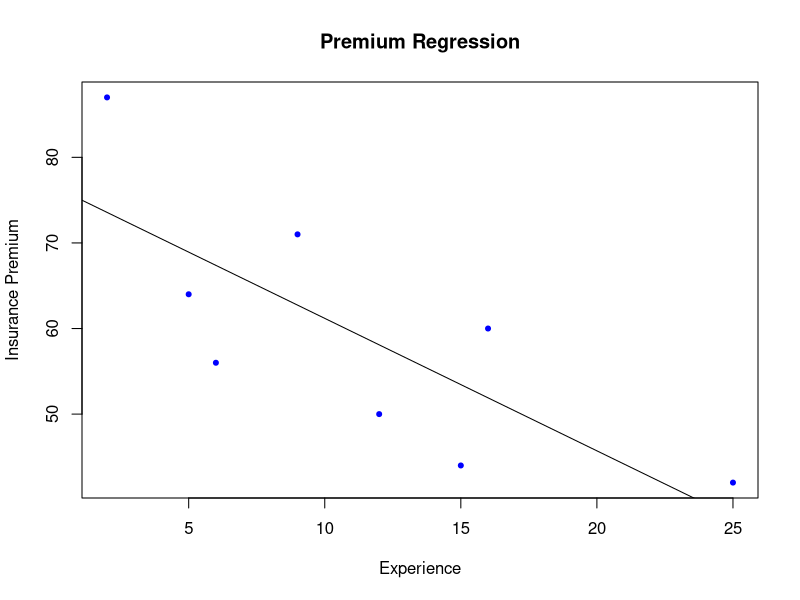
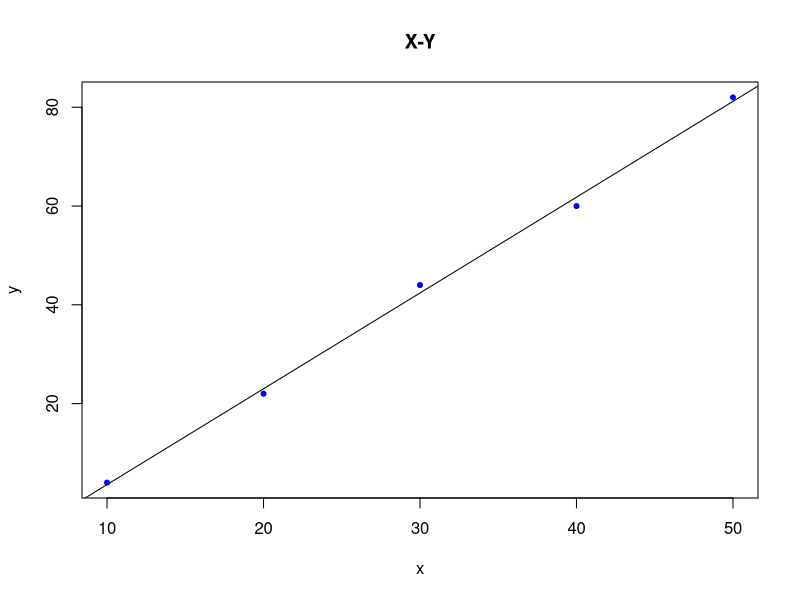
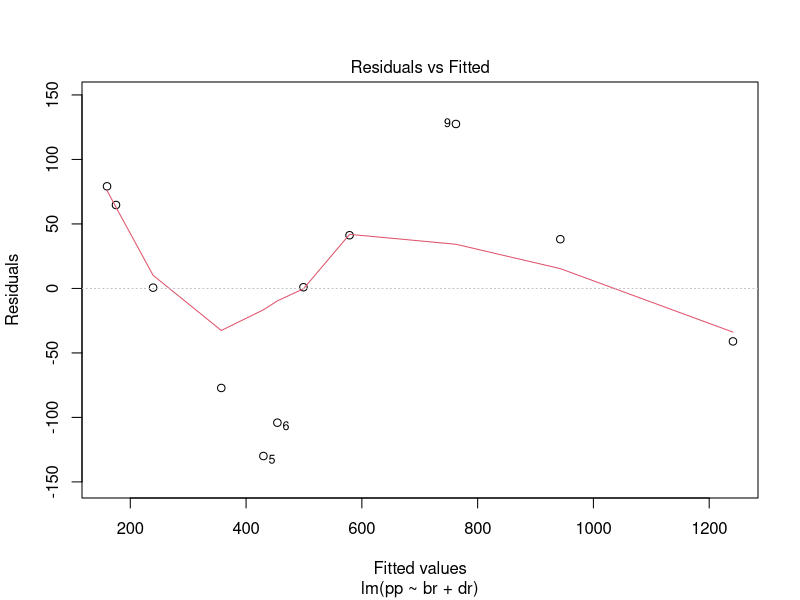
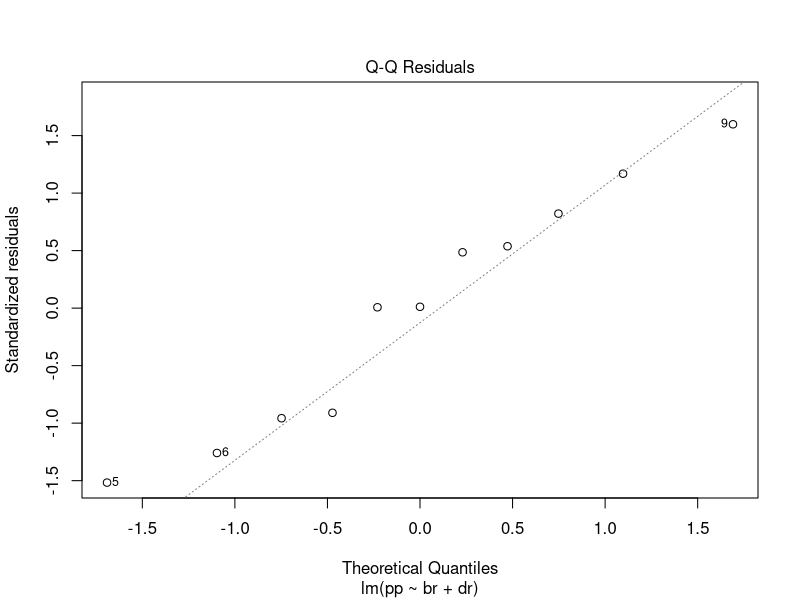
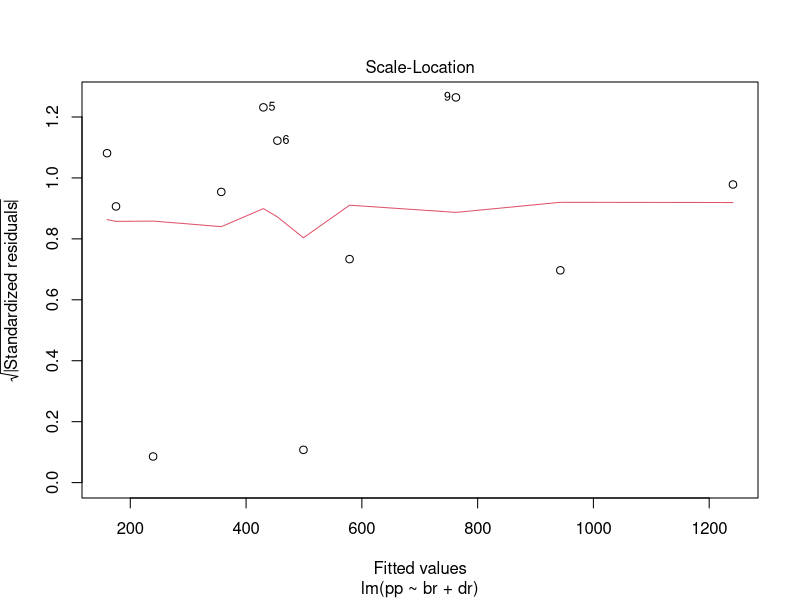
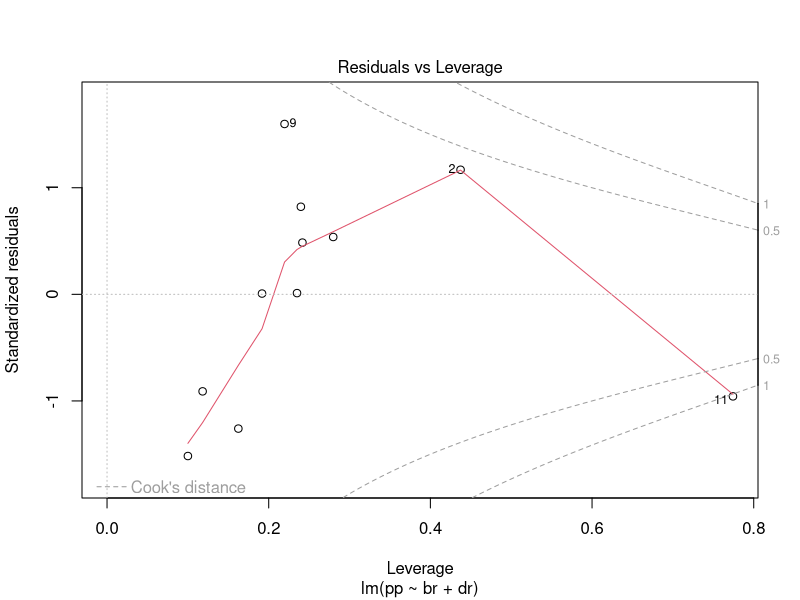
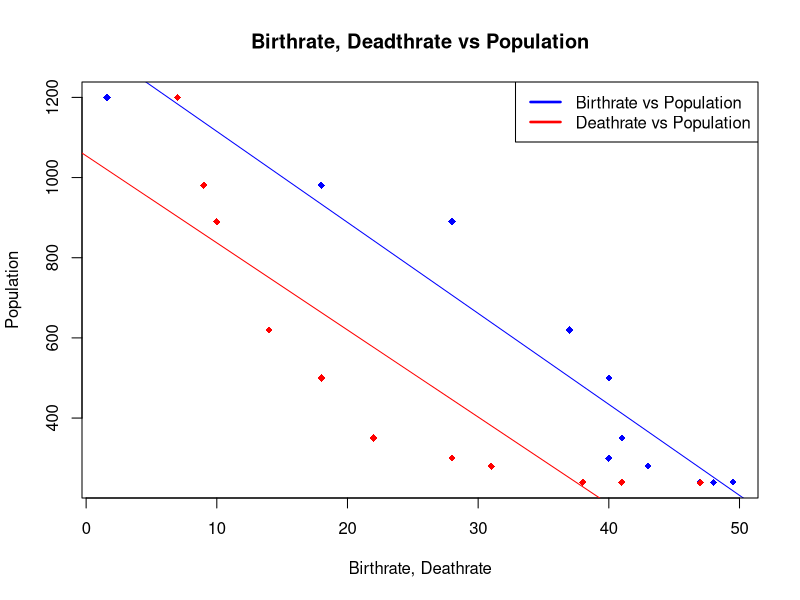
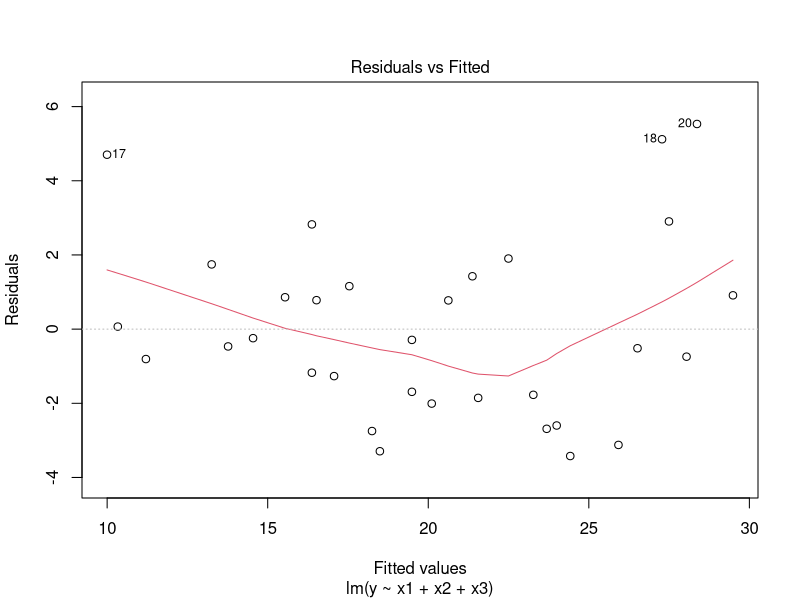

Here is the R script that generated these plots, in order:
## ---- chunk 1
emp_data <- data.frame(
  driving_experience = c(5,2,12,9,15,6,25,16),
  insurance_premium = c(64,87,50,71,44,56,42,60)
)
emp_data
input <- emp_data[, c("driving_experience", "insurance_premium")]
de <- c(emp_data$driving_experience)
ip <- c(emp_data$insurance_premium)
model <- lm(ip ~ de, data = input)
summary(model)
plot(de,ip,col= "Blue", main = "Premium Regression", abline(model), pch = 20, xlab ="Experience", ylab = "Insurance Premium")
## ---- chunk 2
data <- data.frame(
  x <- c(10,20,30,40,50),
  y <- c(4,22,44,60,82))
#input <- data[,c("x", "y")]
xd <- c(data$x)
yd <- c(data$y)
model <- lm(yd ~ xd, data)
summary(model)
plot(xd,yd,col= "Blue", main = "X-Y", abline(model), pch = 20, xlab ="x", ylab = "y")
## ---- chunk 3
birthrate <- c(49.5,48.0,47.0,43.0,40.0,41.0,40.0,37.0,28.0,18.0,1.6)
deathrate <- c(41,47,38,31,28,22,18,14,10,9,7)
population <- c(240,239,240,280,300,350,500,620,890,981,1200)
emp.data <- data.frame(birthrate, deathrate, population)
emp.data
br <- c(emp.data$birthrate)
dr <- c(emp.data$deathrate)
pp <- c(emp.data$population)
model <- lm(pp ~ br+dr, emp.data)
summary(model)
plot(model)
#plot(br,dr,col= "Blue", main = "X-Y", abline(model), pch = 20, xlab ="x", ylab = "y")
modelB <- lm(pp ~ br, emp.data)
modelD <- lm(pp ~ dr, emp.data)
plot(br, pp, xlim = range(c(br,dr)), col = "Blue", main = "Birthrate, Deadthrate vs Population", abline(modelB, col = "Blue"), pch = 18, xlab = "Birthrate, Deathrate", ylab = "Population")
par(new = TRUE)
plot(dr, pp, col = "red", xlim = range(c(br,dr)), abline(modelD, col = "red"), pch =18, axes = FALSE, xlab = "", ylab = "")
legend("topright", lty = c(1,1), lwd = c(2.5,2.5), col = c("blue", "red"), legend = c("Birthrate vs Population", "Deathrate vs Population"))
## ---- chunk 4
head(mtcars)
mtcars$am <- as.factor(mtcars$am)
levels(mtcars$am) <- c("Automatic", "Manual")
head(mtcars)
y <- (mtcars$mpg)
x1 <- (mtcars$am)
x2 <- (mtcars$wt)
x3 <- (mtcars$hp)
car.data <- data.frame(y,x1,x2,x3)
car.data
modal <- lm(y ~ x1+x2+x3, car.data)
summary(modal)
plot(modal)
